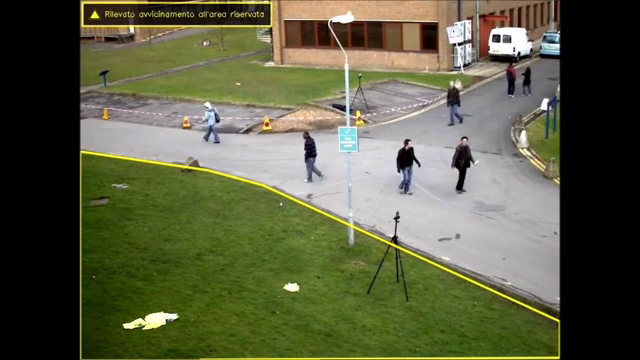
#> input picture frame 74 of openCv Filitreler/video2.mp4, 640 x 360 px
$ python optikAkis.py
#> lines starting #> are read from the running program, lines starting #| are printed output that depends on the picture; after the words box and inside, x2 and y2 are one past the last pixel; in counts of white or black regions, pixels touching at a corner belong together
import cv2 as cv
import numpy as np

# Video kaynağını aç
cap = cv.VideoCapture("video2.mp4")


# İlk kareyi oku
ret, frame1 = cap.read()
#> frame1 is the input picture: shape (360, 640, 3); mean B, G, R 66.7, 94, 91.3
if not ret:
    print("Video okunamadı")
    exit()

# İlk kareyi griye çevir
onceki_gri = cv.cvtColor(frame1, cv.COLOR_BGR2GRAY)
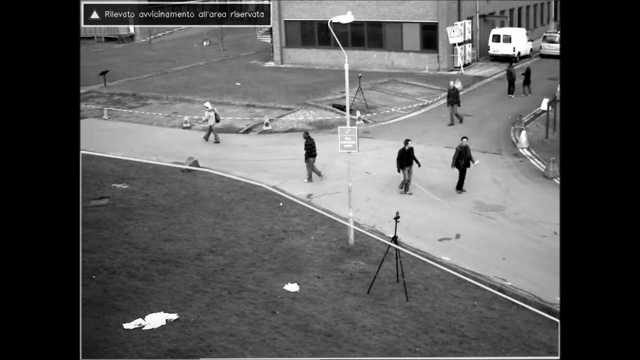
#> onceki_gri: shape (360, 640); min 0, max 255, mean 90.1

# HSV görüntü oluştur (akış görselleştirme için)
hsv = np.zeros_like(frame1)
hsv[..., 1] = 255   # Saturation sabit

def dense_optical_flow(hsv, onceki_gri):
    while True:
        ret, frame2 = cap.read()
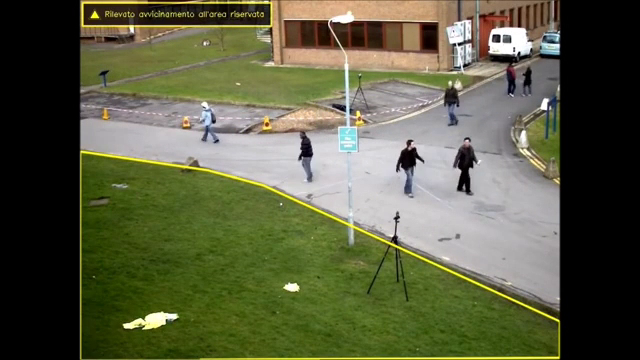
#> input picture frame 75 of openCv Filitreler/video2.mp4, 640 x 360 px
#> frame2 is the input picture: shape (360, 640, 3); mean B, G, R 66.7, 94, 91.4
        if not ret:
            break

        # Yeni kareyi griye çevir
        sonraki_gri = cv.cvtColor(frame2, cv.COLOR_BGR2GRAY)

        # Farneback Dense Optical Flow
        flow = cv.calcOpticalFlowFarneback(
            onceki_gri,        # önceki frame
            sonraki_gri,       # sonraki frame
            None,
            0.5,               # pyr_scale
            3,                 # levels
            15,                # winsize
            3,                 # iterations
            5,                 # poly_n
            1.2,               # poly_sigma
            0                  # flags
        )

        # X ve Y akışlarını al
        mag, ang = cv.cartToPolar(flow[..., 0], flow[..., 1])
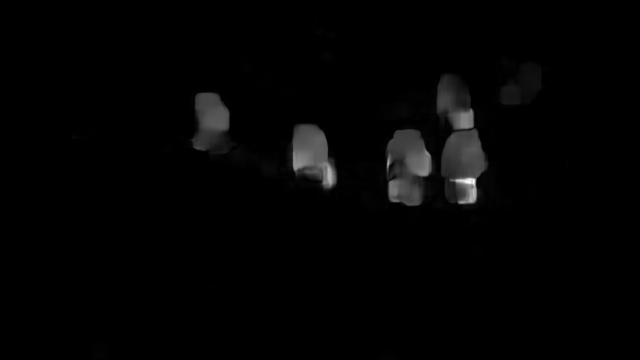
#> mag: shape (360, 640) float32; min 0, max 10.59, mean 0.157; drawn with min black and max white
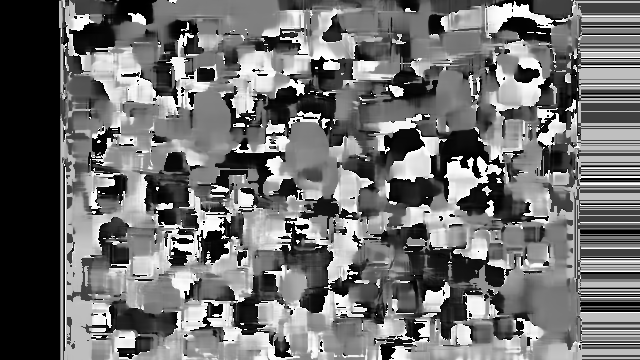
#> ang: shape (360, 640) float32; min 0, max 6.28, mean 2.74; drawn with min black and max white

        # Açıyı renk (Hue) olarak ata
        hsv[..., 0] = ang * 180 / np.pi / 2
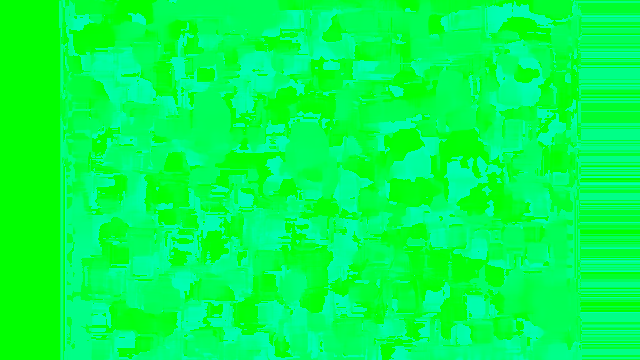
#> hsv: shape (360, 640, 3); mean of channels 0, 1, 2 78.2, 255, 0; drawn as B, G, R

        # Büyüklüğü parlaklık (Value) olarak ata
        hsv[..., 2] = cv.normalize(mag, None, 0, 255, cv.NORM_MINMAX)
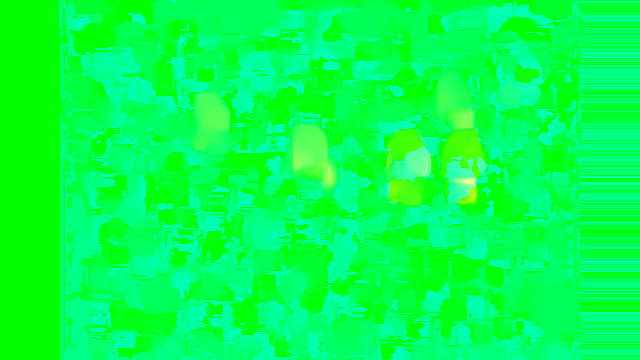
#> hsv: shape (360, 640, 3); 11.91% of pixels changed, all inside (x1, y1, x2, y2) = (70, 4, 570, 360); drawn as B, G, R

        # HSV → BGR
        bgr = cv.cvtColor(hsv, cv.COLOR_HSV2BGR)
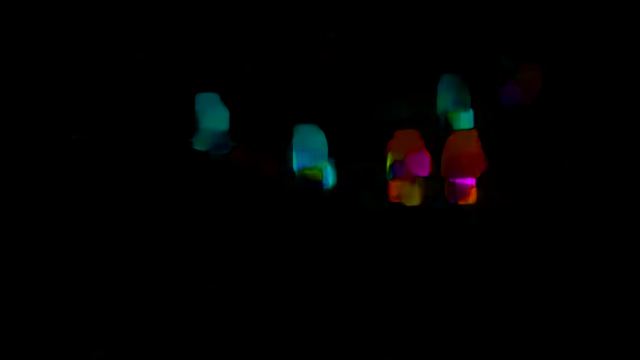
#> bgr: shape (360, 640, 3); mean B, G, R 1.9, 2, 1.9

        # Görüntüleri göster
        cv.imshow("dense_optical_flow", bgr)
        cv.imshow("frame", frame2)

        k = cv.waitKey(30) & 0xff
#> (key Esc is pressed here)
        if k == 27:  # ESC
            break

        # Bir sonraki döngü için güncelle
        onceki_gri = sonraki_gri

    cap.release()
    cv.destroyAllWindows()

# Fonksiyonu çalıştır
dense_optical_flow(hsv, onceki_gri)

$ run again, starting later in the video
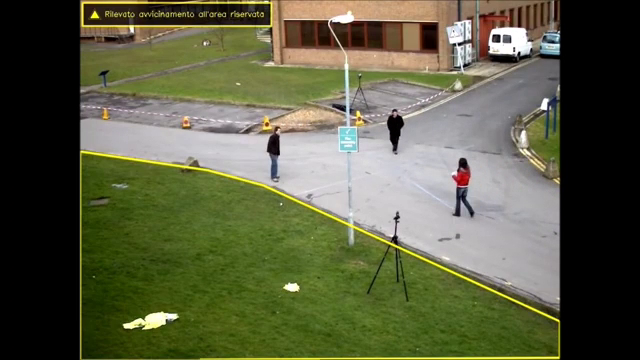
#> input picture frame 336 of openCv Filitreler/video2.mp4, 640 x 360 px
#> frame1 is the input picture: shape (360, 640, 3); mean B, G, R 66.7, 93.8, 91.3
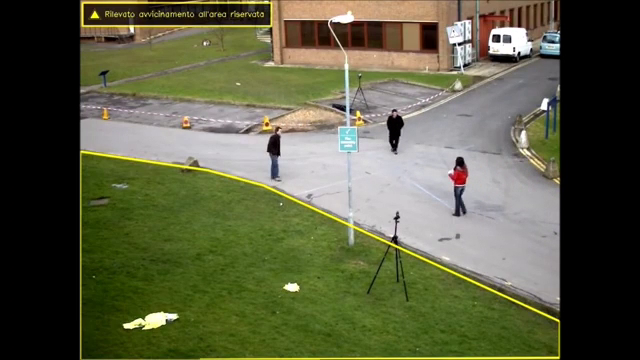
#> input picture frame 337 of openCv Filitreler/video2.mp4, 640 x 360 px
#> in dense_optical_flow, frame2 is the input picture: shape (360, 640, 3); mean B, G, R 66.7, 93.7, 91.3
#> in dense_optical_flow, `hsv[..., 2] = cv.normalize(mag, None, 0, 255, cv.NORM_MINMAX)`:
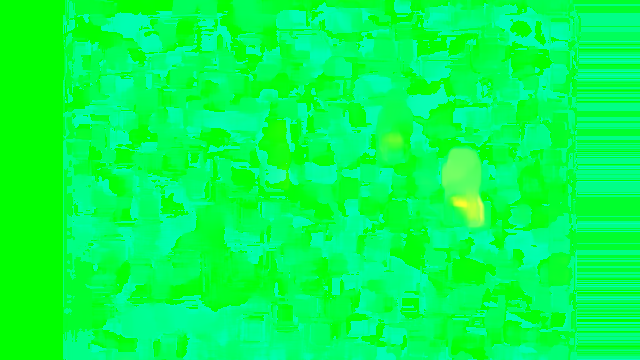
#> hsv: shape (360, 640, 3); mean of channels 0, 1, 2 79.6, 255, 1.8; drawn as B, G, R

$ run again, starting later in the video
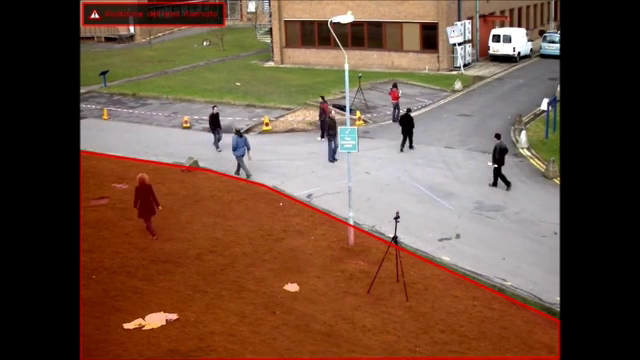
#> input picture frame 597 of openCv Filitreler/video2.mp4, 640 x 360 px
#> frame1 is the input picture: shape (360, 640, 3); mean B, G, R 62.6, 80.3, 108.4
#> in dense_optical_flow, `hsv[..., 2] = cv.normalize(mag, None, 0, 255, cv.NORM_MINMAX)`:
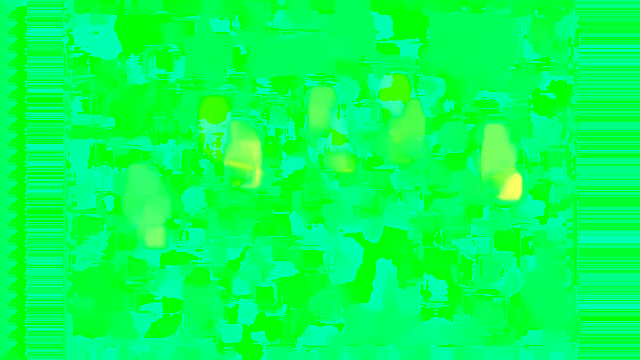
#> hsv: shape (360, 640, 3); mean of channels 0, 1, 2 85.4, 255, 4.7; drawn as B, G, R
#> in dense_optical_flow, `bgr = cv.cvtColor(hsv, cv.COLOR_HSV2BGR)`:
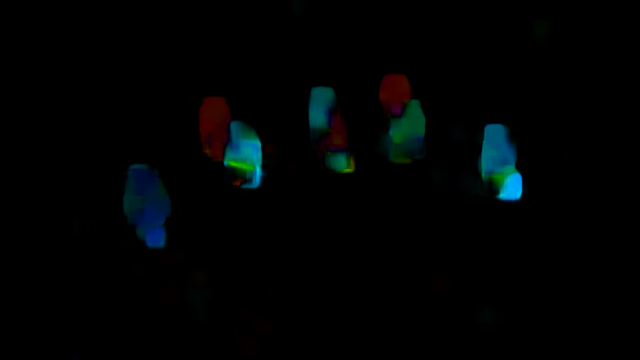
#> bgr: shape (360, 640, 3); mean B, G, R 3.4, 3.1, 0.8
